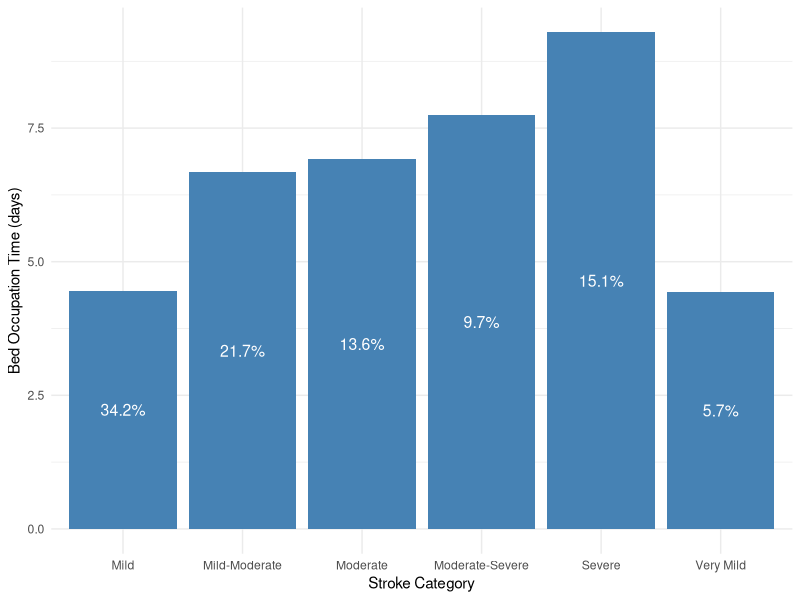
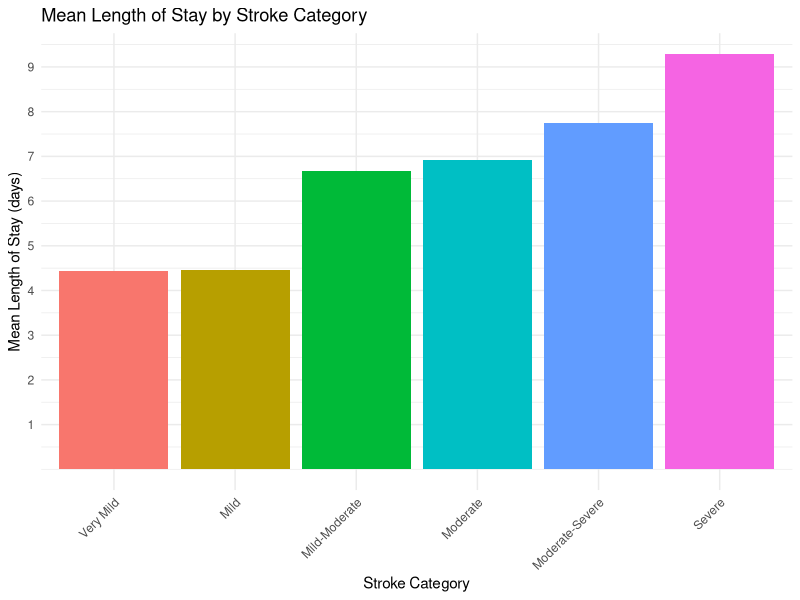

R code for these plots, in order:
## ---- chunk 1

#| label: tbl-strokeCat
#| tbl-cap: Stroke Categories, Probabiliy and Bed Occupation times

library(tidyverse)
library(ggplot2)
library(bookdown)

set.seed(2023)
# Parameters

total_patients <- 2000 # assuming there are 2000 all around the year
total_patients_future <- 2500 # assuming the 2500 patients in the future 
patients_per_month <- 2000/12 # patients per month
arrival_rate <- total_patients/365  # average 6 patients per day
arrival_rate_future <- total_patients_future/365 # average 7 patients per day

# Bed occupation time (in days) for each stroke level

bed_occupation_time <- list(c(4.43), c(4.46), c(6.67), c(6.92), c(7.74), c(9.29))


# Probability of each stroke level
stroke_level_prob <- c(0.0570,0.342, 0.217, 0.136, 0.0971, 0.151)

# visualization

library(ggplot2)

bed_occupation_time_df <- data.frame(
  stroke_category = c("Very Mild", "Mild", "Mild-Moderate", "Moderate", "Moderate-Severe", "Severe"),
  bed_occupation_time = c(4.43,4.46,6.67,6.92,7.74,9.29),
  probability = c(0.0570,0.342, 0.217, 0.136, 0.0971, 0.151)
)

updated_bed_occupation_time_df <- bed_occupation_time_df

colnames(updated_bed_occupation_time_df) <- c("Stroke Categories", "Bed Occupation times", "Stroke Probability")

updated_bed_occupation_time_df %>%
  knitr::kable(caption = "Stroke categories and corresponding length of stay and probabilities")
## ---- chunk 2

# viz for the stroke categrories.

v1 <-ggplot(updated_bed_occupation_time_df, aes(x = `Stroke Categories`, y = `Bed Occupation times`)) +
  geom_col(fill = "steelblue") +
  theme_minimal()+
  geom_text(aes(label = scales::percent(`Stroke Probability`, accuracy = 0.1)), 
            position = position_stack(vjust = 0.5), color = "white", size = 4) +
  theme_minimal() +
  labs(
       x = "Stroke Category",
       y = "Bed Occupation Time (days)")
v1

## ---- chunk 3

# total patients = 2000
# arrival rate = 6

generate_interarrival_times <- function(total_patients, arrival_rate) {
  interarrival_times <- rexp(total_patients, rate = arrival_rate)
  return(interarrival_times)
}

## ---- chunk 4

# stroke_level_prob <- c(0.0570,0.342, 0.217, 0.136, 0.0971, 0.151)

assign_stroke_levels <- function(total_patients, stroke_level_prob) {
  stroke_levels <- sample(1:length(stroke_level_prob), 
                          size = total_patients, 
                          replace = TRUE, 
                          prob = stroke_level_prob)
  return(stroke_levels)
}

stroke_levels <- assign_stroke_levels(total_patients, stroke_level_prob)
## ---- chunk 5
generate_length_of_stay <- function(total_patients, 
                                    bed_occupation_time, 
                                    stroke_levels) {
  length_of_stay <- numeric(total_patients)
  
  for (i in 1:total_patients) {
    
    stroke_level <- stroke_levels[i]
    
    if (length(bed_occupation_time[[stroke_level]]) == 1) {
      
      length_of_stay[i] <- bed_occupation_time[[stroke_level]][1]
    } 
    else {
      length_of_stay[i] <- sample(bed_occupation_time[[stroke_level]][1]
                                  :bed_occupation_time[[stroke_level]][2], 1)
    }
  }
  
  return(length_of_stay)
}


# Generating length_of_stay for each patient
length_of_stay <- generate_length_of_stay(total_patients, 
                                          bed_occupation_time, 
                                          stroke_levels)
## ---- chunk 6
set.seed(2023)

# generating the arrival data for the current volume of patients

# Add number_of_patients and length_of_stay to arrivals_data

interarrival_times <- generate_interarrival_times(total_patients, arrival_rate)

stroke_levels <- assign_stroke_levels(total_patients, stroke_level_prob)

length_of_stay<- generate_length_of_stay(total_patients, bed_occupation_time, stroke_levels)

arrivals_data <- data.frame(interarrival_times, stroke_levels, length_of_stay)

## ---- chunk 7
arrivals_data$stroke_categories <- factor(arrivals_data$stroke_levels,
                                          levels = c(1, 2, 3, 4, 5, 6),
                                          labels = c("Very Mild", "Mild", "Mild-Moderate", "Moderate", "Moderate-Severe", "Severe"))

colnames(arrivals_data) <- c("Interarrival times", "stroke levels", "Length of stay", "stroke categoryNames")

arrivals_data %>% head() %>%
  knitr::kable(caption = "Patient Arrival Data")
## ---- chunk 8
ggplot(arrivals_data, aes(x = `stroke categoryNames`, y = `Length of stay`, fill = `stroke categoryNames`)) +
  geom_bar(stat = "summary", fun = "mean", position = "dodge") +
  theme_minimal() +
  scale_y_continuous(breaks = c(1,2,3,4,5,6,7,8,9,10))+
  labs(title = "Mean Length of Stay by Stroke Category",
       x = "Stroke Category",
       y = "Mean Length of Stay (days)") +
  scale_fill_discrete(name = "Stroke Category")+
        theme(axis.text.x = element_text(angle = 45 ,hjust = 1),
            legend.position = "none")
